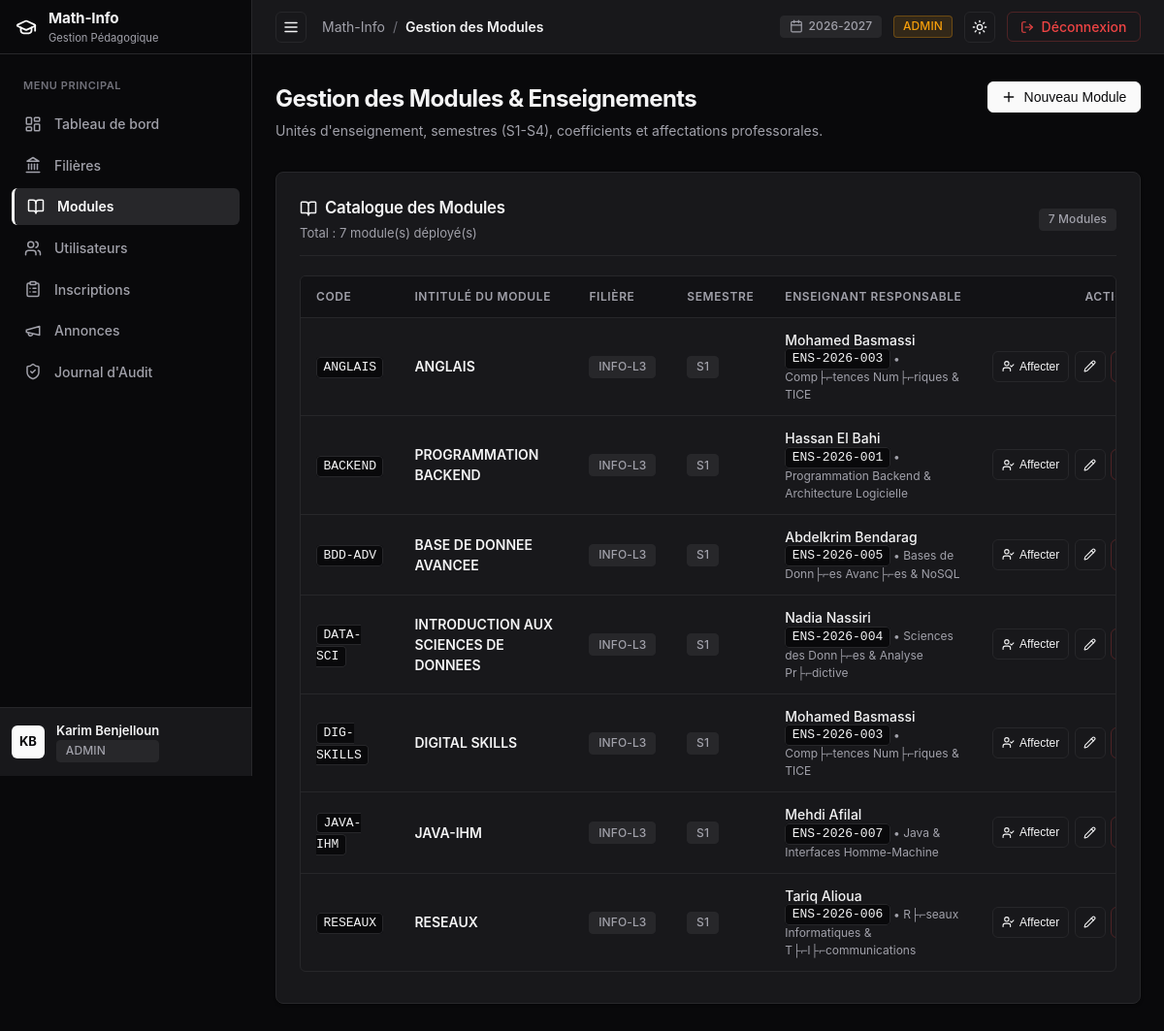
The app's page /admin/modules (signed in), older data.
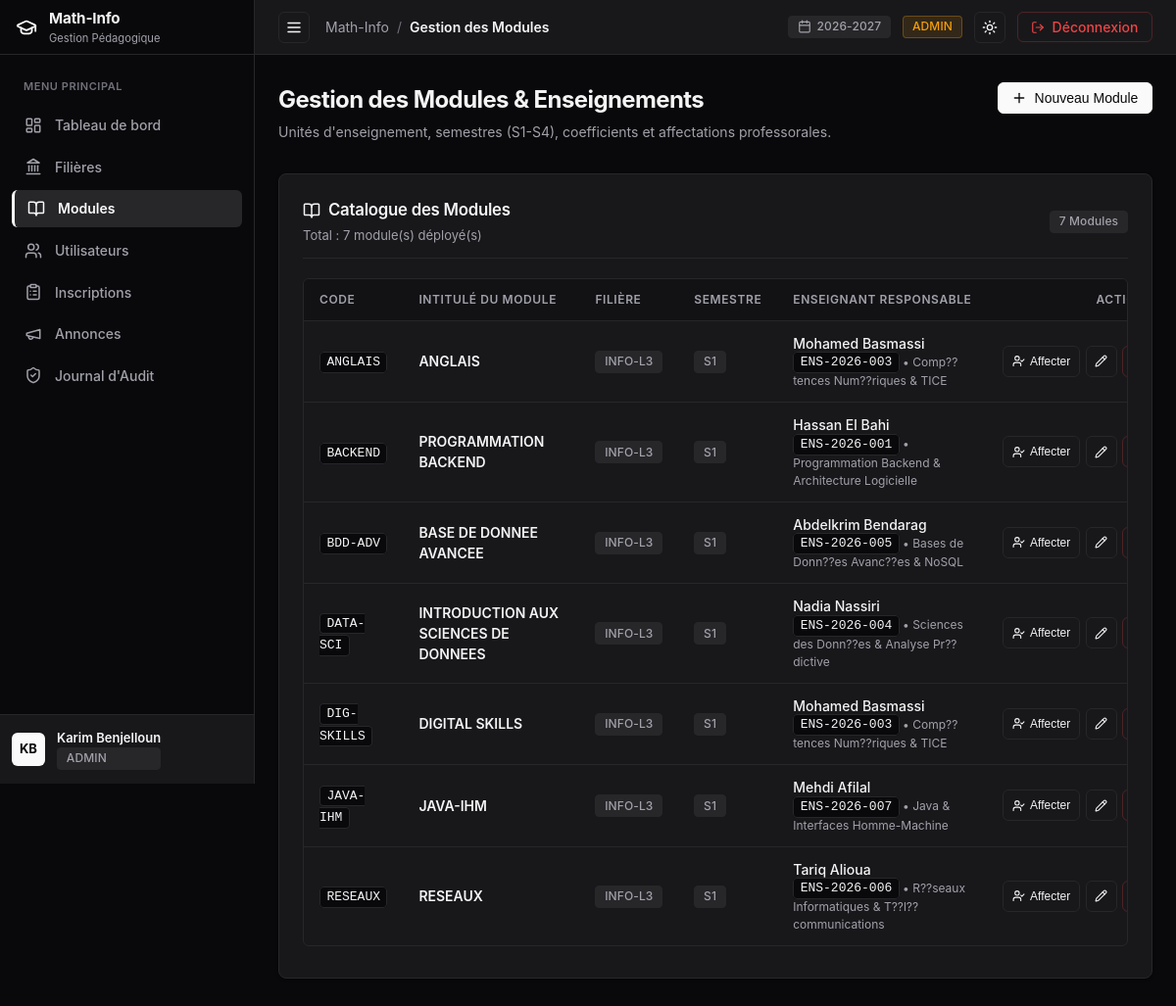
The same page, newer data.
### tables this page shows
CREATE TABLE `modules` (
  `idModule` int NOT NULL AUTO_INCREMENT,
  `code` varchar(20) NOT NULL,
  `intitule` varchar(150) NOT NULL,
  `semestre` enum('S1','S2','S3','S4') NOT NULL,
  `coefficient` float NOT NULL DEFAULT '1',
  `idFiliere` int NOT NULL,
  `idEnseignant` int DEFAULT NULL,
  PRIMARY KEY (`idModule`),
  UNIQUE KEY `code` (`code`),
  KEY `idFiliere` (`idFiliere`),
  KEY `idEnseignant` (`idEnseignant`),
  CONSTRAINT `modules_ibfk_1` FOREIGN KEY (`idFiliere`) REFERENCES `filieres` (`idFiliere`) ON DELETE CASCADE,
  CONSTRAINT `modules_ibfk_2` FOREIGN KEY (`idEnseignant`) REFERENCES `enseignants` (`idUtilisateur`) ON DELETE SET NULL
);

CREATE TABLE `enseignants` (
  `idUtilisateur` int NOT NULL,
  `matricule` varchar(50) NOT NULL,
  `specialite` varchar(100) NOT NULL,
  PRIMARY KEY (`idUtilisateur`),
  UNIQUE KEY `matricule` (`matricule`),
  CONSTRAINT `enseignants_ibfk_1` FOREIGN KEY (`idUtilisateur`) REFERENCES `utilisateurs` (`idUtilisateur`) ON DELETE CASCADE
);

CREATE TABLE `filieres` (
  `idFiliere` int NOT NULL AUTO_INCREMENT,
  `code` varchar(20) NOT NULL,
  `intitule` varchar(150) NOT NULL,
  `description` text,
  PRIMARY KEY (`idFiliere`),
  UNIQUE KEY `code` (`code`)
);

CREATE TABLE `utilisateurs` (
  `idUtilisateur` int NOT NULL AUTO_INCREMENT,
  `nom` varchar(100) NOT NULL,
  `prenom` varchar(100) NOT NULL,
  `email` varchar(150) NOT NULL,
  `motDePasse` varchar(255) NOT NULL,
  `role` enum('ADMIN','ENSEIGNANT','ETUDIANT') NOT NULL,
  `dateCreation` timestamp NULL DEFAULT CURRENT_TIMESTAMP,
  PRIMARY KEY (`idUtilisateur`),
  UNIQUE KEY `email` (`email`)
);

### src/Views/admin/modules.php (the view, shortened to what the changed rows need)
<div style="margin-bottom: 2rem; display: flex; justify-content: space-between; align-items: flex-start; flex-wrap: wrap; gap: 1rem;">
  <div>
    <h1 style="font-size: 1.5rem; font-weight: 700; letter-spacing: -0.025em; color: var(--text-main); margin-bottom: 0.25rem;">
      Gestion des Modules & Enseignements
    </h1>
  </div>
</div>
<div class="card">
  <?php if (empty($modules)): ?>
    <div style="text-align: center; padding: 3rem 1rem; color: var(--text-muted); font-size: 0.875rem;">
      <div style="margin-bottom: 0.5rem; color: var(--text-subtle);"><?= Icon::get('book-open', 32) ?></div>
      Aucun module répertorié. Créez un premier module pour commencer.
    </div>
  <?php else: ?>
    <div class="table-wrapper">
      <table>
        <thead>
          <tr>
            <th style="min-width: 90px;">Code</th>
            <th style="min-width: 180px;">Intitulé du Module</th>
            <th style="min-width: 90px;">Filière</th>
            <th style="min-width: 80px;">Semestre</th>
            <th style="min-width: 200px;">Enseignant Responsable</th>
            <th style="min-width: 140px; text-align: right;">Actions</th>
          </tr>
        </thead>
        <tbody>
          <?php foreach ($modules as $m): ?>
            <tr>
              <td><code><?= htmlspecialchars($m['code']) ?></code></td>
              <td style="font-weight: 600;"><?= htmlspecialchars($m['intitule']) ?></td>
              <td>
                <span class="badge badge-neutral"><?= htmlspecialchars($m['filiere_code']) ?></span>
              </td>
              <td>
                <span class="badge badge-neutral"><?= htmlspecialchars($m['semestre']) ?></span>
              </td>
              <td>
                <?php if (!empty($m['enseignant_nom'])): ?>
                  <div style="display: flex; flex-direction: column;">
                    <span style="font-weight: 500;"><?= htmlspecialchars($m['enseignant_prenom'] . ' ' . $m['enseignant_nom']) ?></span>
                    <span style="font-size: 0.75rem; color: var(--text-muted);">
                      <code><?= htmlspecialchars($m['enseignant_matricule'] ?? '') ?></code> • <?= htmlspecialchars($m['enseignant_specialite'] ?? '') ?>
                    </span>
                  </div>
                <?php endif; ?>
              </td>
              <td style="text-align: right;">
                <div style="display: inline-flex; gap: 0.35rem;">
                  <button
                    type="button"
                    class="btn btn-outline btn-sm assign-teacher-btn"
                    data-id="<?= $m['idModule'] ?>"
                    data-code="<?= htmlspecialchars($m['code']) ?>"
                    data-intitule="<?= htmlspecialchars($m['intitule']) ?>"
                    data-teacher-id="<?= (int)($m['idEnseignant'] ?? 0) ?>"
                    title="Changer l'enseignant responsable"
                  >
                    <?= Icon::get('user-check', 13) ?>
                    <span>Affecter</span>
                  </button>
                  <button
                    type="button"
                    class="btn btn-outline btn-sm btn-icon edit-module-btn"
                    data-id="<?= $m['idModule'] ?>"
                    data-code="<?= htmlspecialchars($m['code']) ?>"
                    data-intitule="<?= htmlspecialchars($m['intitule']) ?>"
                    data-semestre="<?= htmlspecialchars($m['semestre']) ?>"
                    data-coefficient="<?= htmlspecialchars((string)$m['coefficient']) ?>"
                    data-filiere-id="<?= $m['idFiliere'] ?>"
                    data-teacher-id="<?= (int)($m['idEnseignant'] ?? 0) ?>"
                    title="Modifier le module"
                  >
                    <?= Icon::get('pencil', 13) ?>
                  </button>
                  <form action="/admin/modules/delete" method="POST" onsubmit="return confirm('Confirmer la suppression de ce module ?');" style="display: inline;">
                    <button type="submit" class="btn btn-destructive btn-sm btn-icon" title="Supprimer">
                    </button>
                  </form>
                </div>
              </td>
            </tr>
          <?php endforeach; ?>
        </tbody>
      </table>
    </div>
  <?php endif; ?>
</div>
</div>
</div>

### src/Utils/Icon.php (shortened to what the changed rows need)
<?php
class Icon {
    public static function get(string $name, int $size = 16, string $extraClass = ''): string {
        $classAttr = 'lucide-icon' . ($extraClass !== '' ? ' ' . $extraClass : '');
        $svgAttrs = sprintf(
            'xmlns="http://www.w3.org/2000/svg" width="%d" height="%d" viewBox="0 0 24 24" fill="none" stroke="currentColor" stroke-width="2" stroke-linecap="round" stroke-linejoin="round" class="%s"',
            $size,
            $size,
            htmlspecialchars($classAttr)
        );
        switch ($name) {
            case 'graduation-cap':
                return "<svg {$svgAttrs}><path d=\"M21.42 10.922a1 1 0 0 0-.019-1.838L12.83 5.18a2 2 0 0 0-1.66 0L2.6 9.08a1 1 0 0 0 0 1.832l8.57 3.908a2 2 0 0 0 1.66 0z\"/><path d=\"M22 10v6\"/><path d=\"M6 12.5V16a6 3 0 0 0 12 0v-3.5\"/></svg>";
            case 'layout-dashboard':
                return "<svg {$svgAttrs}><rect width=\"7\" height=\"9\" x=\"3\" y=\"3\" rx=\"1\"/><rect width=\"7\" height=\"5\" x=\"14\" y=\"3\" rx=\"1\"/><rect width=\"7\" height=\"9\" x=\"14\" y=\"12\" rx=\"1\"/><rect width=\"7\" height=\"5\" x=\"3\" y=\"16\" rx=\"1\"/></svg>";
            case 'landmark':
                return "<svg {$svgAttrs}><line x1=\"3\" x2=\"21\" y1=\"22\" y2=\"22\"/><line x1=\"6\" x2=\"6\" y1=\"18\" y2=\"11\"/><line x1=\"10\" x2=\"10\" y1=\"18\" y2=\"11\"/><line x1=\"14\" x2=\"14\" y1=\"18\" y2=\"11\"/><line x1=\"18\" x2=\"18\" y1=\"18\" y2=\"11\"/><polygon points=\"12 2 20 7 4 7\"/></svg>";
            case 'book-open':
                return "<svg {$svgAttrs}><path d=\"M12 7v14\"/><path d=\"M3 18a1 1 0 0 1-1-1V4a1 1 0 0 1 1-1h5a4 4 0 0 1 4 4 4 4 0 0 1 4-4h5a1 1 0 0 1 1 1v13a1 1 0 0 1-1 1h-6a3 3 0 0 0-3 3 3 3 0 0 0-3-3z\"/></svg>";
            case 'users':
                return "<svg {$svgAttrs}><path d=\"M16 21v-2a4 4 0 0 0-4-4H6a4 4 0 0 0-4 4v2\"/><circle cx=\"9\" cy=\"7\" r=\"4\"/><path d=\"M22 21v-2a4 4 0 0 0-3-3.87\"/><path d=\"M16 3.13a4 4 0 0 1 0 7.75\"/></svg>";
            case 'user-check':
                return "<svg {$svgAttrs}><path d=\"M16 21v-2a4 4 0 0 0-4-4H6a4 4 0 0 0-4 4v2\"/><circle cx=\"9\" cy=\"7\" r=\"4\"/><polyline points=\"16 11 18 13 22 9\"/></svg>";
            case 'clipboard-list':
                return "<svg {$svgAttrs}><rect width=\"8\" height=\"4\" x=\"8\" y=\"2\" rx=\"1\" ry=\"1\"/><path d=\"M16 4h2a2 2 0 0 1 2 2v14a2 2 0 0 1-2 2H6a2 2 0 0 1-2-2V6a2 2 0 0 1 2-2h2\"/><path d=\"M12 11h4\"/><path d=\"M12 16h4\"/><path d=\"M8 11h.01\"/><path d=\"M8 16h.01\"/></svg>";
            case 'megaphone':
                return "<svg {$svgAttrs}><path d=\"m3 11 18-5v12L3 14v-3z\"/><path d=\"M11.6 16.8a3 3 0 1 1-5.8-1.6\"/></svg>";
            case 'shield-check':
                return "<svg {$svgAttrs}><path d=\"M20 13c0 5-3.5 7.5-7.66 8.95a1 1 0 0 1-.67-.01C7.5 20.5 4 18 4 13V6a1 1 0 0 1 1-1c2 0 4.5-1.2 6.24-2.72a1.17 1.17 0 0 1 1.52 0C14.51 3.81 17 5 19 5a1 1 0 0 1 1 1z\"/><path d=\"m9 12 2 2 4-4\"/></svg>";
            case 'calendar':
                return "<svg {$svgAttrs}><path d=\"M8 2v4\"/><path d=\"M16 2v4\"/><rect width=\"18\" height=\"18\" x=\"3\" y=\"4\" rx=\"2\"/><path d=\"M3 10h18\"/></svg>";
            case 'sun':
                return "<svg {$svgAttrs}><circle cx=\"12\" cy=\"12\" r=\"4\"/><path d=\"M12 2v2\"/><path d=\"M12 20v2\"/><path d=\"m4.93 4.93 1.41 1.41\"/><path d=\"m17.66 17.66 1.41 1.41\"/><path d=\"M2 12h2\"/><path d=\"M20 12h2\"/><path d=\"m6.34 17.66-1.41 1.41\"/><path d=\"m19.07 4.93-1.41 1.41\"/></svg>";
            case 'log-out':
                return "<svg {$svgAttrs}><path d=\"M9 21H5a2 2 0 0 1-2-2V5a2 2 0 0 1 2-2h4\"/><polyline points=\"16 17 21 12 16 7\"/><line x1=\"21\" x2=\"9\" y1=\"12\" y2=\"12\"/></svg>";
            case 'pencil':
                return "<svg {$svgAttrs}><path d=\"M21.174 6.812a1 1 0 0 0-3.986-3.987L3.842 16.174a2 2 0 0 0-.5.83l-1.321 4.352a.5.5 0 0 0 .623.622l4.353-1.32a2 2 0 0 0 .83-.497z\"/><path d=\"m15 5 4 4\"/></svg>";
            case 'trash-2':
                return "<svg {$svgAttrs}><path d=\"M3 6h18\"/><path d=\"M19 6v14c0 1-1 2-2 2H7c-1 0-2-1-2-2V6\"/><path d=\"M8 6V4c0-1 1-2 2-2h4c1 0 2 1 2 2v2\"/><line x1=\"10\" x2=\"10\" y1=\"11\" y2=\"17\"/><line x1=\"14\" x2=\"14\" y1=\"11\" y2=\"17\"/></svg>";
            case 'plus':
                return "<svg {$svgAttrs}><path d=\"M5 12h14\"/><path d=\"M12 5v14\"/></svg>";
            case 'x':
                return "<svg {$svgAttrs}><path d=\"M18 6 6 18\"/><path d=\"m6 6 12 12\"/></svg>";
            case 'menu':
                return "<svg {$svgAttrs}><line x1=\"4\" x2=\"20\" y1=\"12\" y2=\"12\"/><line x1=\"4\" x2=\"20\" y1=\"6\" y2=\"6\"/><line x1=\"4\" x2=\"20\" y1=\"18\" y2=\"18\"/></svg>";
            case 'arrow-right':
                return "<svg {$svgAttrs}><path d=\"M5 12h14\"/><path d=\"m12 5 7 7-7 7\"/></svg>";
        }
    }
}

Row changes from the older to the newer data that the page shows:
changed through a linked row, modules "ANGLAIS": idEnseignant.specialite "Comp├⌐tences Num├⌐riques & TICE" → "Comp??tences Num??riques & TICE"
changed through a linked row, modules "BASE DE DONNEE AVANCEE": idEnseignant.specialite "Bases de Donn├⌐es Avanc├⌐es & NoSQL" → "Bases de Donn??es Avanc??es & NoSQL"
changed through a linked row, modules "INTRODUCTION AUX SCIENCES DE DONNEES": idEnseignant.specialite "Sciences des Donn├⌐es & Analyse Pr├⌐dictive" → "Sciences des Donn??es & Analyse Pr??dictive"
changed through a linked row, modules "DIGITAL SKILLS": idEnseignant.specialite "Comp├⌐tences Num├⌐riques & TICE" → "Comp??tences Num??riques & TICE"
changed through a linked row, modules "RESEAUX": idEnseignant.specialite "R├⌐seaux Informatiques & T├⌐l├⌐communications" → "R??seaux Informatiques & T??l??communications"
